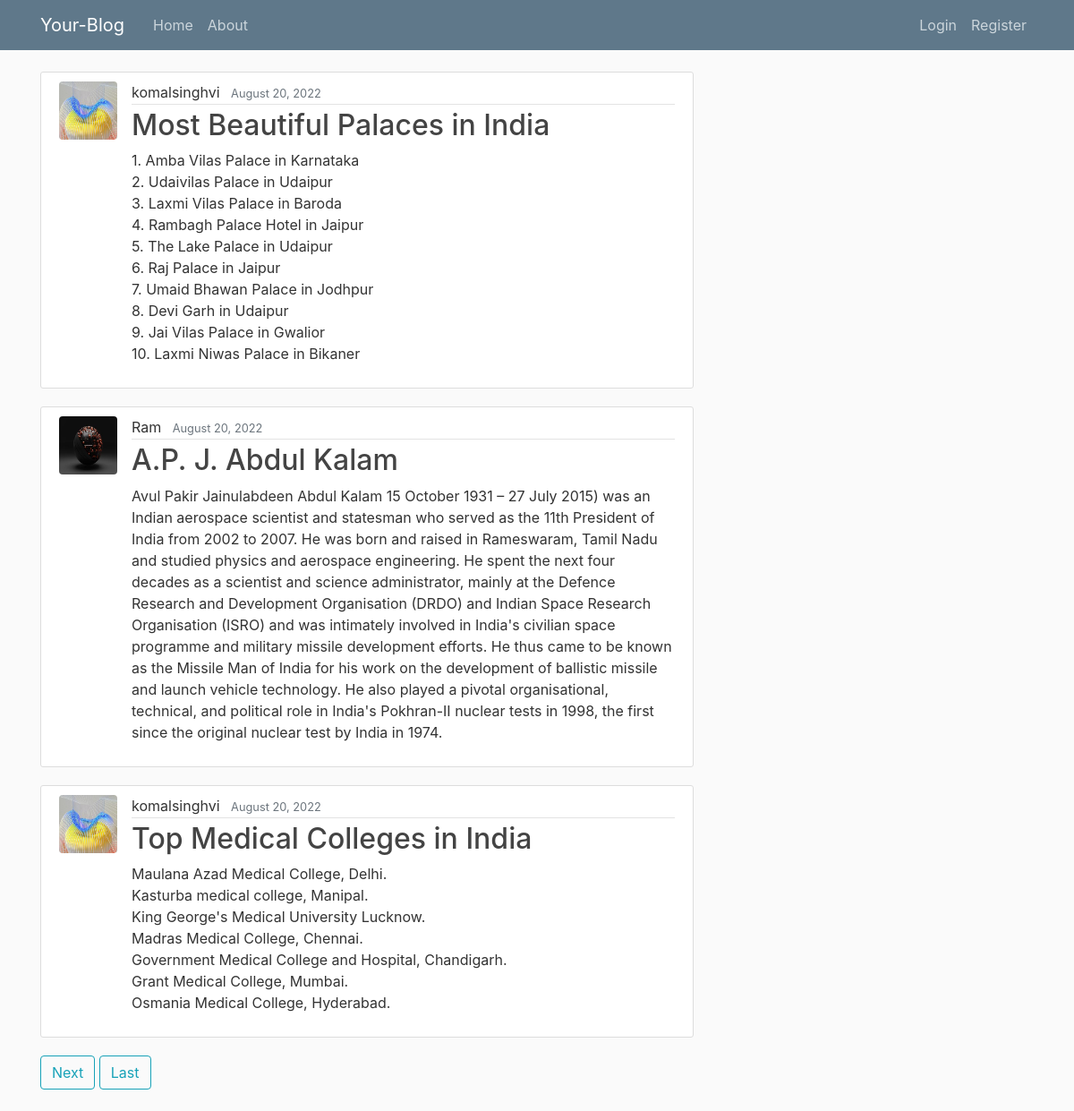
The page / on the database its author committed.
### blog/models.py (models this page shows, shortened)
class post(models.Model):
    title=models.CharField(max_length=100)
    content=models.TextField()
    date_posted=models.DateTimeField(default=timezone.now)
    author=models.ForeignKey(User,on_delete=models.CASCADE)

### users/models.py (models this page shows, shortened)
class profile(models.Model):
    user=models.OneToOneField(User, on_delete=CASCADE)
    image=models.ImageField(default='default.jpg', upload_to='profile_pics')

### blog/views.py (the view)
# urls.py: path('', PostListView.as_view(), name='blog-home'),
class PostListView(ListView):
    model = post
    template_name='blog/Home.html' # <app>/<model>_<viewtype>.html
    context_object_name='posts'
    ordering=['-date_posted']
    paginate_by=3

### blog/templates/blog/Home.html (shortened to what this page needs)
{% extends "blog/base.html" %}
{% block content %}
{% for post in posts %}
<article class="media content-section">
  <img class="rounded circle article-img" src="{{ post.author.profile.image.url }}">
    <div class="media-body">
      <div class="article-metadata">
        <a class="mr-2">{{ post.author }}</a>
        <small class="text-muted">{{ post.date_posted|date:"F d, Y" }}</small>
      </div>
      <h2><a class="article-title" href="{% url 'post-details' post.id %}">{{ post.title }}</a></h2>
      <p class="article-content">{{ post.content }}</p>
    </div>
  </article>
{% endfor %}
  {% if is_paginated %}
    {% if page_obj.has_next %}
      <a class="btn btn-outline-info mb-4" href="?page={{ page_obj.next_page_number }}">Next</a>
      <a class="btn btn-outline-info mb-4" href="?page={{ page_objpaginator.num_pages }}">Last</a>
    {% endif %}
  {% endif %}
{% endblock content %}

### blog/templates/blog/base.html (shortened to what this page needs)
{% load static %}
<!DOCTYPE html>
<html lang="en">
<head>
  <link rel="stylesheet" href="https://stackpath.bootstrapcdn.com/bootstrap/4.3.1/css/bootstrap.min.css"
>
  <link rel="stylesheet" type="text/css" href="{% static 'blog/main.css' %}">
</head>
<body>
  <header class="site-header">
    <nav class="navbar navbar-expand-md navbar-dark bg-steel fixed-top">
      <div class="container">
        <a class="navbar-brand mr-4" href="{% url 'blog-home' %}">Your-Blog</a>
        <div class="collapse navbar-collapse" id="navbarToggle">
          <div class="navbar-nav mr-auto">
            <a class="nav-item nav-link" href="{% url 'blog-home' %}">Home</a>
            <a class="nav-item nav-link" href="{% url 'blog-about' %}">About</a>
          </div>
          <div class="navbar-nav">
            {% if user.is_authenticated %}
            <a class="nav-item nav-link" href="{% url 'post-create' %}">New Post</a>
            <a class="nav-item nav-link" href="{% url 'profile' %}">Profile</a>
            <a class="nav-item nav-link" href="{% url 'logout' %}">Logout</a>
            {% else %}
            <a class="nav-item nav-link" href="{% url 'login' %}">Login</a>
            <a class="nav-item nav-link" href="{% url 'register' %}">Register</a>
            {% endif %}
          </div>
        </div>
      </div>
    </nav>
  </header>
  <main role="main" class="container">
    <div class="row">
      <div class="col-md-8">
        {% block content %}{% endblock %}
      </div>
    </div>
  </main>
</body>
</html>

### blog/static/blog/main.css (style rules this page uses)
body { background: #fafafa; color: #333333; margin-top: 5rem; }
h1, h2, h3, h4, h5, h6 { color: #444444; }
.bg-steel { background-color: #5f788a; }
.site-header .navbar-nav .nav-link { color: #cbd5db; }
.content-section { background: #ffffff; padding: 10px 20px; border: 1px solid #dddddd; border-radius: 3px; margin-bottom: 20px; }
.article-title { color: #444444; }
.article-content { white-space: pre-line; }
.article-img { height: 65px; width: 65px; margin-right: 16px; }
.article-metadata { padding-bottom: 1px; margin-bottom: 4px; border-bottom: 1px solid #e3e3e3 }

### rows shown on the page
post: author.profile.image (picture), author "komalsinghvi", date_posted "August 20, 2022", title "Most Beautiful Palaces in India", content "1. Amba Vilas Palace in Karnataka 2. Udaivilas Palace in Udaipur 3. Laxmi Vilas Palace in Baroda 4. Rambagh Palace Hotel in Jaipur 5. The Lake Palace in Udaipur 6. Raj Palace in Jaipur 7. Umaid Bhawan Palace in Jodhpur 8. Devi Garh in Udaipur 9. Jai Vilas Palace in Gwalior 10. Laxmi Niwas Palace in Bikaner"
post: author.profile.image (placeholder picture), author "Ram", date_posted "August 20, 2022", title "A.P. J. Abdul Kalam", content "Avul Pakir Jainulabdeen Abdul Kalam 15 October 1931 – 27 July 2015) was an Indian aerospace scientist and statesman who served as the 11th President of India from 2002 to 2007. He was born and raised in Rameswaram, Tamil Nadu and studied physics and aerospace engineering. He spent the next four decades as a scientist and science administrator, mainly at the Defence Research and Development Organisation (DRDO) and Indian Space Research Organisation (ISRO) and was intimately involved in India's civilian space programme and military missile development efforts. He thus came to be known as the Missile Man of India for his work on the development of ballistic missile and launch vehicle…"
post: author.profile.image (picture), author "komalsinghvi", date_posted "August 20, 2022", title "Top Medical Colleges in India", content "Maulana Azad Medical College, Delhi. Kasturba medical college, Manipal. King George's Medical University Lucknow. Madras Medical College, Chennai. Government Medical College and Hospital, Chandigarh. Grant Medical College, Mumbai. Osmania Medical College, Hyderabad."
